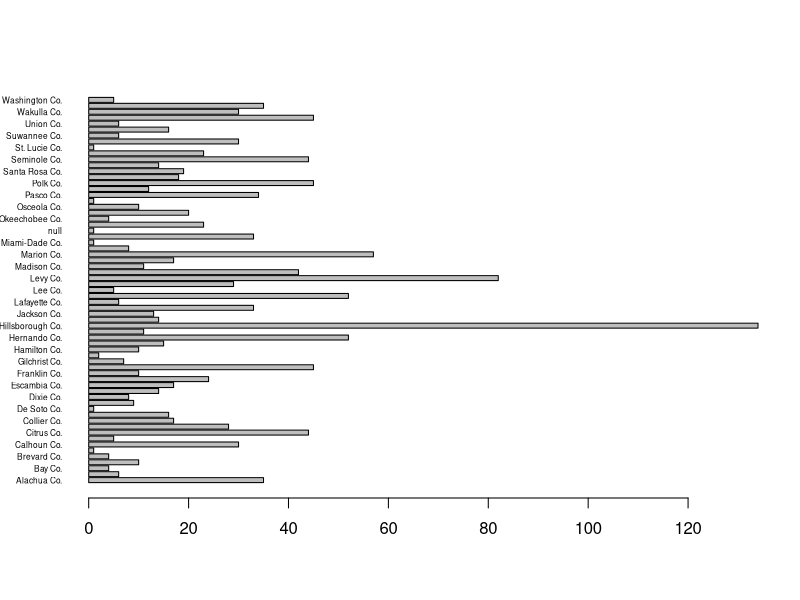
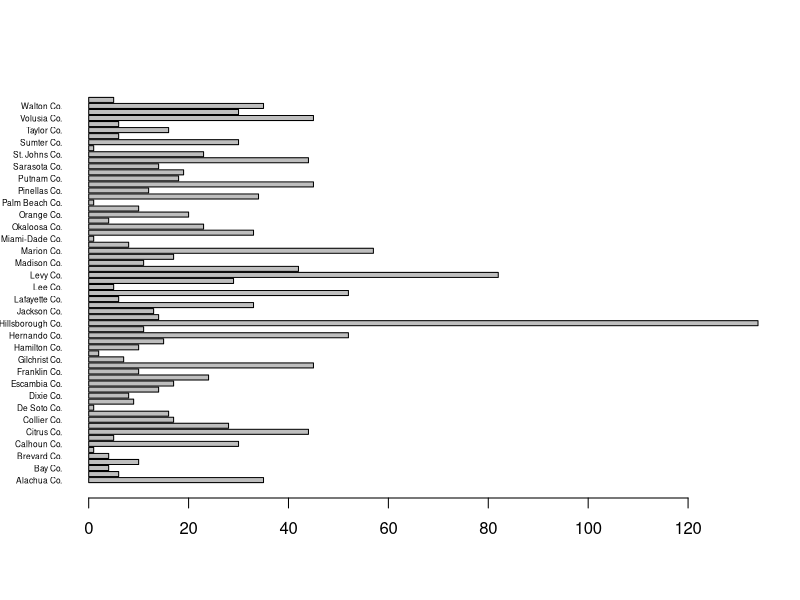
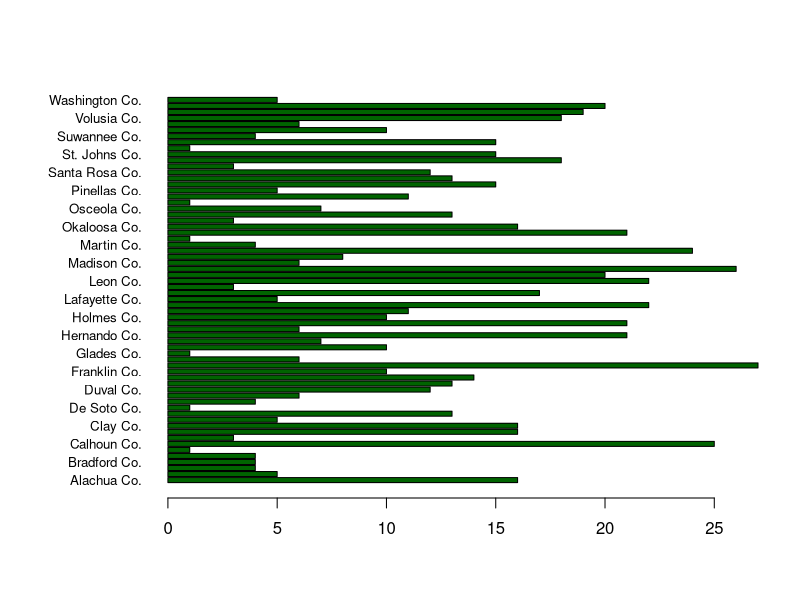
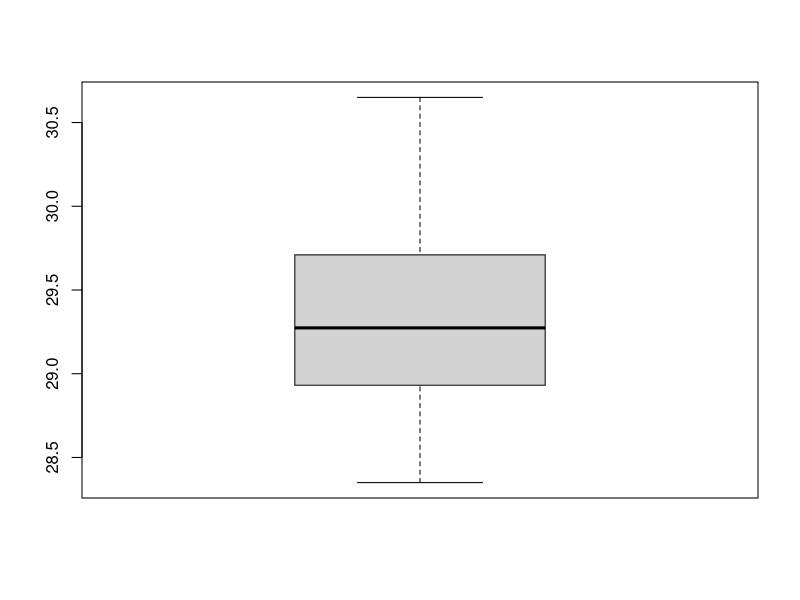
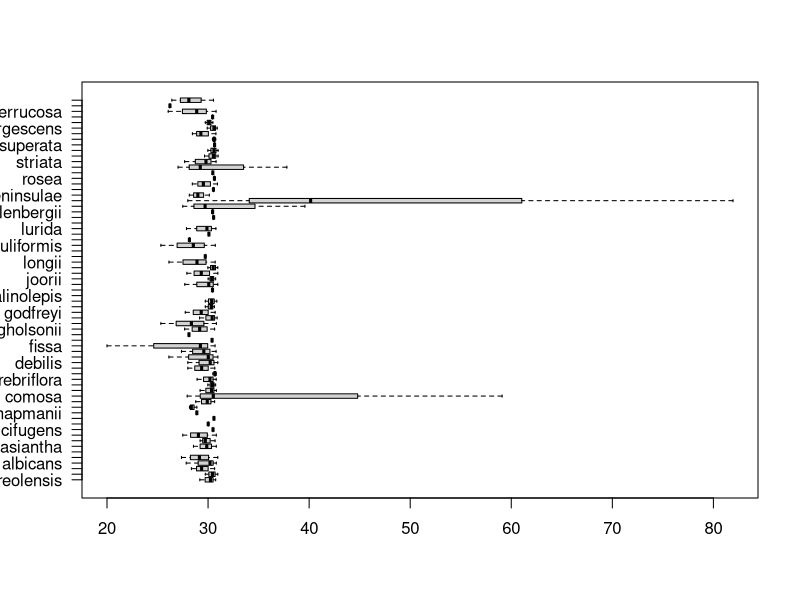

Write the R code that produced these figures, in order.
#Some R Basics using Atlas of Florida Plants data.

Carex <- read.csv("Carex_FL.csv", header = TRUE)

#Some basic information can be retrieved immediately.

species = unique(Carex$species)

Carex_counties = table(Carex$county)

#We can even do a fast barplot.

barplot(Carex_counties,
        horiz = TRUE,
        las = 1,
        cex.names = 0.5)

#This reveals that we need to do some data cleanup (null county entry).

Carex_clean = Carex[Carex$county != "null",] #We employ some R syntax here to drop null entries.

Carex_counties = table(Carex_clean$county)

barplot(table(Carex_clean$county), #You can fold the table command into the barplot call.
        horiz = TRUE,
        las = 1,
        cex.names = 0.5)

###Optional - clean this plot up a little.

#We can look for which counties have the most individual species.

county_list = sapply(names(Carex_counties), function(x){
  pull = Carex[Carex$county == x,]
  n = unique(pull$species)
})

county_count = lapply(county_list, length)

county_count = as.matrix(county_count)

#Set plot parameters and make barplot

par(mar = c(5, 8, 4, 2) + 0.1)

barplot(t(county_count),
        horiz = TRUE,
        las = 1,
        cex.names = 0.8,
        col = "darkgreen")

par(mar = c(5, 4, 4, 2) + 0.1)

#With great caution we can use some spatial info...

Carex_clean$LatDecL[Carex_clean$species == "verrucosa"]

#It is reading this as characters and includes "null"

Carex_clean = Carex_clean[Carex_clean$LatDecL != "null" & Carex_clean$LongDecL != "null", ]

#Now we make it numeric data.

Carex_clean$LatDecL = as.numeric(Carex_clean$LatDecL)
Carex_clean$LongDecL = as.numeric(Carex_clean$LongDecL)

#Now we can plot it.

boxplot(Carex_clean$LatDecL[Carex_clean$species == "alata"])

#We can look at ranges

Carex_Latmin = sapply(species, function(x){
  min(Carex_clean$LatDecL[Carex_clean$species == x], na.rm = TRUE)
})

Carex_Latmax = sapply(species, function(x){
  max(Carex_clean$LatDecL[Carex_clean$species == x], na.rm = TRUE)
})

Carex_Latavg = sapply(species, function(x){
  mean(Carex_clean$LatDecL[Carex_clean$species == x], na.rm = TRUE)
})

#Combine these into one matrix

carex_range = data.frame(Carex_Latmin, Carex_Latmax, Carex_Latavg)

boxplot(t(carex_range), las = 1, horizontal = TRUE)
